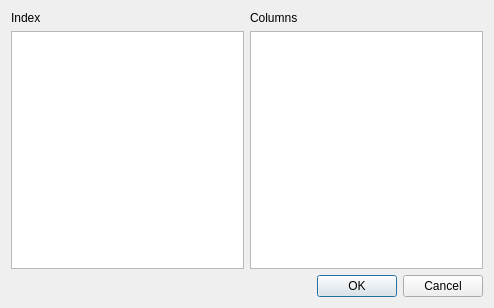
<?xml version="1.0" encoding="UTF-8"?>
<ui version="4.0">
 <class>CrosstabDialog</class>
 <widget class="QDialog" name="CrosstabDialog">
  <property name="geometry">
   <rect>
    <x>0</x>
    <y>0</y>
    <width>494</width>
    <height>308</height>
   </rect>
  </property>
  <property name="windowTitle">
   <string>Crosstab</string>
  </property>
  <layout class="QGridLayout" name="gridLayout">
   <item row="0" column="0">
    <widget class="QLabel" name="labelIndex">
     <property name="text">
      <string>Index</string>
     </property>
    </widget>
   </item>
   <item row="0" column="1">
    <widget class="QLabel" name="labelColumns">
     <property name="text">
      <string>Columns</string>
     </property>
    </widget>
   </item>
   <item row="1" column="0">
    <widget class="QListView" name="listViewIndex"/>
   </item>
   <item row="1" column="1">
    <widget class="QListView" name="listViewColumns"/>
   </item>
   <item row="2" column="0" colspan="2">
    <widget class="QDialogButtonBox" name="buttonBox">
     <property name="orientation">
      <enum>Qt::Horizontal</enum>
     </property>
     <property name="standardButtons">
      <set>QDialogButtonBox::Cancel|QDialogButtonBox::Ok</set>
     </property>
    </widget>
   </item>
  </layout>
 </widget>
 <resources/>
 <connections>
  <connection>
   <sender>buttonBox</sender>
   <signal>accepted()</signal>
   <receiver>CrosstabDialog</receiver>
   <slot>accept()</slot>
   <hints>
    <hint type="sourcelabel">
     <x>248</x>
     <y>254</y>
    </hint>
    <hint type="destinationlabel">
     <x>157</x>
     <y>274</y>
    </hint>
   </hints>
  </connection>
  <connection>
   <sender>buttonBox</sender>
   <signal>rejected()</signal>
   <receiver>CrosstabDialog</receiver>
   <slot>reject()</slot>
   <hints>
    <hint type="sourcelabel">
     <x>316</x>
     <y>260</y>
    </hint>
    <hint type="destinationlabel">
     <x>286</x>
     <y>274</y>
    </hint>
   </hints>
  </connection>
 </connections>
</ui>
